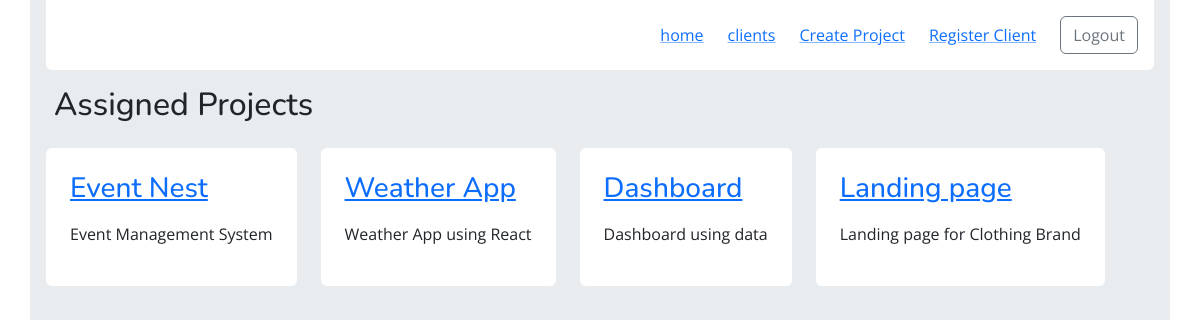
Page /client-project-app/ (signed in) on the committed database.
### client_project/models.py (models this page shows)
class Project(models.Model):
    name = models.CharField(max_length=150, blank=False, null=False)
    description = models.TextField(blank=False, null=False)
    client = models.ForeignKey(
        Client, on_delete=models.CASCADE, null=False, blank=False, related_name='projects')
    users = models.ManyToManyField(User)

### client_project/views.py (the view)
# urls.py: path("", views.IndexView.as_view(), name='index'),
class IndexView(LoginRequiredMixin, ListView):
    model = Project
    template_name = 'client_project/index.html'
    login_url = reverse_lazy('client_project_app:login')
    def get_queryset(self):
        return self.request.user.project_set.all()

### client_project/templates/client_project/index.html (shortened to what this page needs)
{% extends 'base.html' %}
{% block content %}
    <main class="h-100 min-vh-100">
        <div class="container bg-body-secondary h-100 min-vh-100 px-3">
            {% include 'client_project/includes/header.html' %}
            <h2 class="mt-3 ms-2">Assigned Projects</h2>
            {% if project_list %}
            <div class="mt-4 d-flex column-gap-4">
                {% for project in project_list %}
                        <div class="p-4 rounded-2 bg-white">
                            <h3 class="mb-3"><a href="{% url 'client_project_app:project_details' project.id %}">{{project.name}}</a></h3>
                            <p>{{project.description}}</p>
                        </div>
                {% endfor %}
            </div>
            {% else %}
                <p class="ms-2" >No Project Assigned</p>
            {% endif %}
    </div>
    </main>
{% endblock %}

### templates/base.html (style rules this page uses)
html, body { font-family: "Open Sans", sans-serif; }
h1, h2, h3, h4, h5, h6, .title { font-family: "Nunito", system-ui; }

### rows in the picture
Project: name "Event Nest", description "Event Management System"
Project: name "Weather App", description "Weather App using React"
Project: name "Dashboard", description "Dashboard using data"
Project: name "Landing page", description "Landing page for Clothing Brand"
